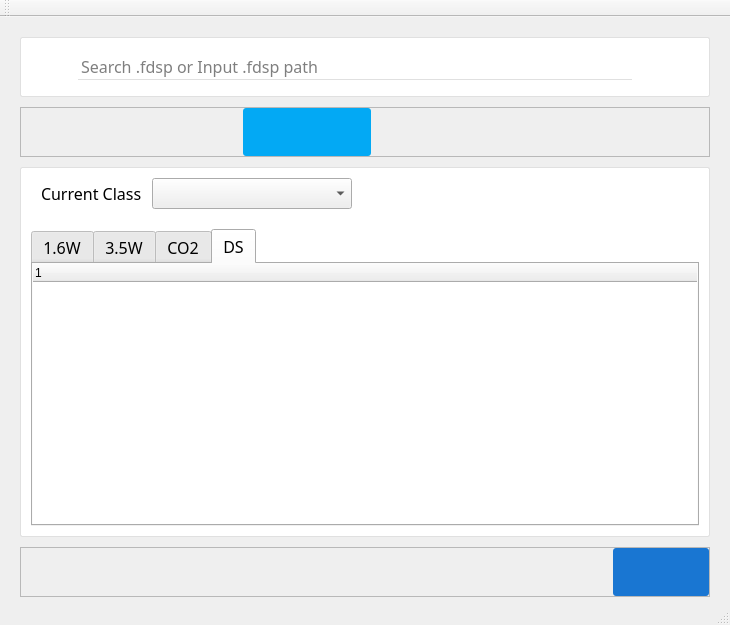
<?xml version="1.0" encoding="UTF-8"?>
<ui version="4.0">
 <class>MainWindow</class>
 <widget class="QMainWindow" name="MainWindow">
  <property name="geometry">
   <rect>
    <x>0</x>
    <y>0</y>
    <width>730</width>
    <height>625</height>
   </rect>
  </property>
  <property name="sizePolicy">
   <sizepolicy hsizetype="Maximum" vsizetype="Preferred">
    <horstretch>0</horstretch>
    <verstretch>0</verstretch>
   </sizepolicy>
  </property>
  <property name="maximumSize">
   <size>
    <width>730</width>
    <height>16777215</height>
   </size>
  </property>
  <property name="font">
   <font>
    <family>Yu Gothic</family>
    <pointsize>12</pointsize>
   </font>
  </property>
  <property name="windowTitle">
   <string>MainWindow</string>
  </property>
  <widget class="QWidget" name="centralWidget">
   <layout class="QVBoxLayout" name="verticalLayout">
    <property name="spacing">
     <number>10</number>
    </property>
    <property name="leftMargin">
     <number>20</number>
    </property>
    <property name="topMargin">
     <number>20</number>
    </property>
    <property name="rightMargin">
     <number>20</number>
    </property>
    <property name="bottomMargin">
     <number>0</number>
    </property>
    <item>
     <widget class="QFrame" name="frame_2">
      <property name="sizePolicy">
       <sizepolicy hsizetype="Preferred" vsizetype="Fixed">
        <horstretch>0</horstretch>
        <verstretch>0</verstretch>
       </sizepolicy>
      </property>
      <property name="font">
       <font>
        <pointsize>12</pointsize>
       </font>
      </property>
      <property name="styleSheet">
       <string notr="true">#frame_2{
background-color:#fff;
border-radius:2px;
border-color:#e0e0e0;
border-style:solid;
border-width:1px;
}</string>
      </property>
      <property name="frameShape">
       <enum>QFrame::StyledPanel</enum>
      </property>
      <property name="frameShadow">
       <enum>QFrame::Raised</enum>
      </property>
      <layout class="QHBoxLayout" name="horizontalLayout_2">
       <item>
        <widget class="CustomPushButton" name="FindLibraryButton">
         <property name="sizePolicy">
          <sizepolicy hsizetype="Fixed" vsizetype="Fixed">
           <horstretch>0</horstretch>
           <verstretch>0</verstretch>
          </sizepolicy>
         </property>
         <property name="minimumSize">
          <size>
           <width>36</width>
           <height>36</height>
          </size>
         </property>
         <property name="toolTip">
          <string>Search Preset File</string>
         </property>
         <property name="styleSheet">
          <string notr="true">QPushButton:hover
{
	background-color:#cdcdcd;
	border-radius:3px;
}

QPushButton:pressed
{
	background-color:#c0c0c0;
	border-radius:3px;
}</string>
         </property>
         <property name="text">
          <string/>
         </property>
         <property name="icon">
          <iconset resource="../../../rc.qrc">
           <normaloff>:/uiIcon/src/ui/resource/icon/search.png</normaloff>:/uiIcon/src/ui/resource/icon/search.png</iconset>
         </property>
         <property name="iconSize">
          <size>
           <width>24</width>
           <height>24</height>
          </size>
         </property>
         <property name="flat">
          <bool>true</bool>
         </property>
        </widget>
       </item>
       <item>
        <widget class="QLineEdit" name="LibraryPath">
         <property name="font">
          <font>
           <family>Yu Gothic</family>
           <pointsize>12</pointsize>
          </font>
         </property>
         <property name="styleSheet">
          <string notr="true">background-color: transparent;
border: 1px solid transparent;
border-bottom-color:#E0E0E0;
border-radius:0px;</string>
         </property>
         <property name="placeholderText">
          <string>Search .fdsp or Input .fdsp path </string>
         </property>
        </widget>
       </item>
       <item>
        <spacer name="horizontalSpacer_2">
         <property name="orientation">
          <enum>Qt::Horizontal</enum>
         </property>
         <property name="sizeType">
          <enum>QSizePolicy::Fixed</enum>
         </property>
         <property name="sizeHint" stdset="0">
          <size>
           <width>20</width>
           <height>20</height>
          </size>
         </property>
        </spacer>
       </item>
       <item>
        <widget class="CustomPushButton" name="LoadLibraryButton">
         <property name="sizePolicy">
          <sizepolicy hsizetype="Fixed" vsizetype="Fixed">
           <horstretch>0</horstretch>
           <verstretch>0</verstretch>
          </sizepolicy>
         </property>
         <property name="minimumSize">
          <size>
           <width>36</width>
           <height>36</height>
          </size>
         </property>
         <property name="toolTip">
          <string>Open Preset File</string>
         </property>
         <property name="styleSheet">
          <string notr="true">QPushButton:hover
{
	background-color:#cdcdcd;
	border-radius:3px;
}

QPushButton:pressed
{
	background-color:#c0c0c0;
	border-radius:3px;
}</string>
         </property>
         <property name="text">
          <string/>
         </property>
         <property name="icon">
          <iconset resource="../../../rc.qrc">
           <normaloff>:/uiIcon/src/ui/resource/icon/ic_import_contacts_black_24dp.png</normaloff>:/uiIcon/src/ui/resource/icon/ic_import_contacts_black_24dp.png</iconset>
         </property>
         <property name="iconSize">
          <size>
           <width>24</width>
           <height>24</height>
          </size>
         </property>
         <property name="flat">
          <bool>true</bool>
         </property>
        </widget>
       </item>
      </layout>
     </widget>
    </item>
    <item>
     <widget class="QFrame" name="frame_10">
      <property name="frameShape">
       <enum>QFrame::StyledPanel</enum>
      </property>
      <property name="frameShadow">
       <enum>QFrame::Raised</enum>
      </property>
      <layout class="QHBoxLayout" name="horizontalLayout_10">
       <property name="spacing">
        <number>0</number>
       </property>
       <property name="leftMargin">
        <number>0</number>
       </property>
       <property name="topMargin">
        <number>0</number>
       </property>
       <property name="rightMargin">
        <number>0</number>
       </property>
       <property name="bottomMargin">
        <number>0</number>
       </property>
       <item>
        <spacer name="horizontalSpacer_6">
         <property name="orientation">
          <enum>Qt::Horizontal</enum>
         </property>
         <property name="sizeHint" stdset="0">
          <size>
           <width>40</width>
           <height>20</height>
          </size>
         </property>
        </spacer>
       </item>
       <item>
        <widget class="CustomPushButton" name="AddPresetButton">
         <property name="sizePolicy">
          <sizepolicy hsizetype="Fixed" vsizetype="Fixed">
           <horstretch>0</horstretch>
           <verstretch>0</verstretch>
          </sizepolicy>
         </property>
         <property name="minimumSize">
          <size>
           <width>128</width>
           <height>48</height>
          </size>
         </property>
         <property name="toolTip">
          <string>Apply Preset Data</string>
         </property>
         <property name="styleSheet">
          <string notr="true">QPushButton
{
	background-color:#03A9F4;
	border-width:1px;
	border-radius:3px;
	color:white;
}
QPushButton:hover
{
	background-color:#1ab2f6;
	border-width:1px;
	border-radius:3px;
	color:white;
}
QPushButton:pressed
{
	background-color:#27b7f9;
	border-width:1px;
	border-radius:3px;
	color:white;
}
QPushButton:disabled
{
background-color:silver;
}</string>
         </property>
         <property name="text">
          <string/>
         </property>
         <property name="icon">
          <iconset resource="../../../rc.qrc">
           <normaloff>:/uiIcon/src/ui/resource/icon/ic_add_white_24dp.png</normaloff>:/uiIcon/src/ui/resource/icon/ic_add_white_24dp.png</iconset>
         </property>
         <property name="iconSize">
          <size>
           <width>36</width>
           <height>36</height>
          </size>
         </property>
         <property name="flat">
          <bool>true</bool>
         </property>
        </widget>
       </item>
       <item>
        <spacer name="horizontalSpacer_5">
         <property name="orientation">
          <enum>Qt::Horizontal</enum>
         </property>
         <property name="sizeType">
          <enum>QSizePolicy::Fixed</enum>
         </property>
         <property name="sizeHint" stdset="0">
          <size>
           <width>20</width>
           <height>20</height>
          </size>
         </property>
        </spacer>
       </item>
       <item>
        <widget class="CustomPushButton" name="RemoveButton">
         <property name="sizePolicy">
          <sizepolicy hsizetype="Fixed" vsizetype="Fixed">
           <horstretch>0</horstretch>
           <verstretch>0</verstretch>
          </sizepolicy>
         </property>
         <property name="minimumSize">
          <size>
           <width>96</width>
           <height>48</height>
          </size>
         </property>
         <property name="toolTip">
          <string>Remove Preset Data</string>
         </property>
         <property name="styleSheet">
          <string notr="true">QPushButton:hover
{
	background-color:#cdcdcd;
	border-radius:3px;
}

QPushButton:pressed
{
	background-color:#c0c0c0;
	border-radius:3px;
}</string>
         </property>
         <property name="text">
          <string/>
         </property>
         <property name="icon">
          <iconset resource="../../../rc.qrc">
           <normaloff>:/uiIcon/src/ui/resource/icon/ic_delete_black_24dp.png</normaloff>:/uiIcon/src/ui/resource/icon/ic_delete_black_24dp.png</iconset>
         </property>
         <property name="iconSize">
          <size>
           <width>36</width>
           <height>36</height>
          </size>
         </property>
         <property name="flat">
          <bool>true</bool>
         </property>
        </widget>
       </item>
       <item>
        <spacer name="horizontalSpacer_7">
         <property name="orientation">
          <enum>Qt::Horizontal</enum>
         </property>
         <property name="sizeHint" stdset="0">
          <size>
           <width>40</width>
           <height>20</height>
          </size>
         </property>
        </spacer>
       </item>
      </layout>
     </widget>
    </item>
    <item>
     <widget class="QFrame" name="frame_3">
      <property name="font">
       <font>
        <family>Yu Gothic</family>
        <pointsize>12</pointsize>
       </font>
      </property>
      <property name="styleSheet">
       <string notr="true">#frame_3{
background-color:#fff;
border-radius:2px;
border-color:#e0e0e0;
border-style:solid;
border-width:1px;
}</string>
      </property>
      <property name="frameShape">
       <enum>QFrame::StyledPanel</enum>
      </property>
      <property name="frameShadow">
       <enum>QFrame::Raised</enum>
      </property>
      <layout class="QVBoxLayout" name="verticalLayout_3">
       <property name="spacing">
        <number>10</number>
       </property>
       <property name="leftMargin">
        <number>10</number>
       </property>
       <property name="topMargin">
        <number>10</number>
       </property>
       <property name="rightMargin">
        <number>10</number>
       </property>
       <property name="bottomMargin">
        <number>10</number>
       </property>
       <item>
        <widget class="QFrame" name="frame_7">
         <property name="font">
          <font>
           <family>Yu Gothic</family>
           <pointsize>12</pointsize>
          </font>
         </property>
         <property name="frameShape">
          <enum>QFrame::NoFrame</enum>
         </property>
         <property name="frameShadow">
          <enum>QFrame::Raised</enum>
         </property>
         <layout class="QHBoxLayout" name="horizontalLayout_5">
          <property name="spacing">
           <number>10</number>
          </property>
          <property name="leftMargin">
           <number>10</number>
          </property>
          <property name="topMargin">
           <number>0</number>
          </property>
          <property name="rightMargin">
           <number>0</number>
          </property>
          <property name="bottomMargin">
           <number>10</number>
          </property>
          <item>
           <widget class="QLabel" name="CurrentClassLabel">
            <property name="font">
             <font>
              <family>Yu Gothic</family>
              <pointsize>12</pointsize>
             </font>
            </property>
            <property name="frameShadow">
             <enum>QFrame::Plain</enum>
            </property>
            <property name="text">
             <string>Current Class</string>
            </property>
           </widget>
          </item>
          <item>
           <widget class="QComboBox" name="ClassCombo">
            <property name="sizePolicy">
             <sizepolicy hsizetype="Fixed" vsizetype="Fixed">
              <horstretch>0</horstretch>
              <verstretch>0</verstretch>
             </sizepolicy>
            </property>
            <property name="minimumSize">
             <size>
              <width>200</width>
              <height>0</height>
             </size>
            </property>
            <property name="font">
             <font>
              <family>Yu Gothic</family>
              <pointsize>12</pointsize>
             </font>
            </property>
            <property name="currentIndex">
             <number>-1</number>
            </property>
            <property name="maxVisibleItems">
             <number>20</number>
            </property>
           </widget>
          </item>
          <item>
           <spacer name="horizontalSpacer_3">
            <property name="orientation">
             <enum>Qt::Horizontal</enum>
            </property>
            <property name="sizeHint" stdset="0">
             <size>
              <width>40</width>
              <height>20</height>
             </size>
            </property>
           </spacer>
          </item>
         </layout>
        </widget>
       </item>
       <item>
        <widget class="QTabWidget" name="LaserTypeTabs">
         <property name="font">
          <font>
           <family>Yu Gothic</family>
           <pointsize>12</pointsize>
          </font>
         </property>
         <property name="currentIndex">
          <number>3</number>
         </property>
         <widget class="QWidget" name="Laser1_5WTab">
          <property name="sizePolicy">
           <sizepolicy hsizetype="Expanding" vsizetype="Expanding">
            <horstretch>0</horstretch>
            <verstretch>0</verstretch>
           </sizepolicy>
          </property>
          <attribute name="title">
           <string>1.6W</string>
          </attribute>
          <layout class="QHBoxLayout" name="horizontalLayout">
           <property name="spacing">
            <number>0</number>
           </property>
           <property name="leftMargin">
            <number>0</number>
           </property>
           <property name="topMargin">
            <number>0</number>
           </property>
           <property name="rightMargin">
            <number>0</number>
           </property>
           <property name="bottomMargin">
            <number>0</number>
           </property>
           <item>
            <widget class="CustomTreeWidget" name="TreeWidget1_5W">
             <property name="frameShape">
              <enum>QFrame::NoFrame</enum>
             </property>
             <property name="frameShadow">
              <enum>QFrame::Plain</enum>
             </property>
             <column>
              <property name="text">
               <string notr="true">1</string>
              </property>
             </column>
            </widget>
           </item>
          </layout>
         </widget>
         <widget class="QWidget" name="Laset3_5WTab">
          <property name="sizePolicy">
           <sizepolicy hsizetype="Expanding" vsizetype="Expanding">
            <horstretch>0</horstretch>
            <verstretch>0</verstretch>
           </sizepolicy>
          </property>
          <attribute name="title">
           <string>3.5W</string>
          </attribute>
          <layout class="QHBoxLayout" name="horizontalLayout_3">
           <property name="spacing">
            <number>0</number>
           </property>
           <property name="leftMargin">
            <number>0</number>
           </property>
           <property name="topMargin">
            <number>0</number>
           </property>
           <property name="rightMargin">
            <number>0</number>
           </property>
           <property name="bottomMargin">
            <number>0</number>
           </property>
           <item>
            <widget class="CustomTreeWidget" name="TreeWidget3_5W">
             <property name="frameShape">
              <enum>QFrame::NoFrame</enum>
             </property>
             <property name="frameShadow">
              <enum>QFrame::Plain</enum>
             </property>
             <column>
              <property name="text">
               <string notr="true">1</string>
              </property>
             </column>
            </widget>
           </item>
          </layout>
         </widget>
         <widget class="QWidget" name="LasetCO2Tab">
          <attribute name="title">
           <string>CO2</string>
          </attribute>
          <layout class="QHBoxLayout" name="horizontalLayout_7">
           <property name="spacing">
            <number>0</number>
           </property>
           <property name="leftMargin">
            <number>0</number>
           </property>
           <property name="topMargin">
            <number>0</number>
           </property>
           <property name="rightMargin">
            <number>0</number>
           </property>
           <property name="bottomMargin">
            <number>0</number>
           </property>
           <item>
            <widget class="CustomTreeWidget" name="TreeWidgetCO2">
             <property name="frameShape">
              <enum>QFrame::NoFrame</enum>
             </property>
             <property name="frameShadow">
              <enum>QFrame::Plain</enum>
             </property>
             <column>
              <property name="text">
               <string notr="true">1</string>
              </property>
             </column>
            </widget>
           </item>
          </layout>
         </widget>
         <widget class="QWidget" name="LaserDSTab">
          <attribute name="title">
           <string>DS</string>
          </attribute>
          <layout class="QHBoxLayout" name="horizontalLayout_4">
           <property name="spacing">
            <number>0</number>
           </property>
           <property name="leftMargin">
            <number>0</number>
           </property>
           <property name="topMargin">
            <number>0</number>
           </property>
           <property name="rightMargin">
            <number>0</number>
           </property>
           <property name="bottomMargin">
            <number>0</number>
           </property>
           <item>
            <widget class="CustomTreeWidget" name="TreeWidgetDS">
             <property name="frameShape">
              <enum>QFrame::NoFrame</enum>
             </property>
             <property name="frameShadow">
              <enum>QFrame::Plain</enum>
             </property>
             <column>
              <property name="text">
               <string notr="true">1</string>
              </property>
             </column>
            </widget>
           </item>
          </layout>
         </widget>
        </widget>
       </item>
      </layout>
     </widget>
    </item>
    <item>
     <widget class="QFrame" name="frame_6">
      <property name="frameShape">
       <enum>QFrame::StyledPanel</enum>
      </property>
      <property name="frameShadow">
       <enum>QFrame::Raised</enum>
      </property>
      <layout class="QHBoxLayout" name="horizontalLayout_6">
       <property name="spacing">
        <number>0</number>
       </property>
       <property name="leftMargin">
        <number>0</number>
       </property>
       <property name="topMargin">
        <number>0</number>
       </property>
       <property name="rightMargin">
        <number>0</number>
       </property>
       <property name="bottomMargin">
        <number>0</number>
       </property>
       <item>
        <spacer name="horizontalSpacer">
         <property name="orientation">
          <enum>Qt::Horizontal</enum>
         </property>
         <property name="sizeHint" stdset="0">
          <size>
           <width>40</width>
           <height>20</height>
          </size>
         </property>
        </spacer>
       </item>
       <item>
        <widget class="CustomPushButton" name="FinishEdit">
         <property name="minimumSize">
          <size>
           <width>96</width>
           <height>48</height>
          </size>
         </property>
         <property name="toolTip">
          <string>Edit Finish</string>
         </property>
         <property name="styleSheet">
          <string notr="true">QPushButton
{
	background-color:#1976D2;
	border-width:1px;
	border-radius:3px;
	color:white;
}
QPushButton:hover
{
	background-color:#176CBF;
	border-width:1px;
	border-radius:3px;
	color:white;
}
QPushButton:pressed
{
	background-color:#1565B3;
	border-width:1px;
	border-radius:3px;
	color:white;
}
QPushButton:disabled
{
background-color:silver;
}</string>
         </property>
         <property name="text">
          <string/>
         </property>
         <property name="icon">
          <iconset resource="../../../rc.qrc">
           <normaloff>:/uiIcon/src/ui/resource/icon/ic_save_white_24dp.png</normaloff>:/uiIcon/src/ui/resource/icon/ic_save_white_24dp.png</iconset>
         </property>
         <property name="iconSize">
          <size>
           <width>36</width>
           <height>36</height>
          </size>
         </property>
         <property name="flat">
          <bool>true</bool>
         </property>
        </widget>
       </item>
      </layout>
     </widget>
    </item>
   </layout>
  </widget>
  <widget class="QMenuBar" name="menuBar">
   <property name="geometry">
    <rect>
     <x>0</x>
     <y>0</y>
     <width>730</width>
     <height>21</height>
    </rect>
   </property>
  </widget>
  <widget class="QToolBar" name="mainToolBar">
   <attribute name="toolBarArea">
    <enum>TopToolBarArea</enum>
   </attribute>
   <attribute name="toolBarBreak">
    <bool>false</bool>
   </attribute>
  </widget>
  <widget class="QStatusBar" name="statusBar"/>
 </widget>
 <layoutdefault spacing="6" margin="11"/>
 <customwidgets>
  <customwidget>
   <class>CustomPushButton</class>
   <extends>QPushButton</extends>
   <header>ui/widget/customPushButton.h</header>
  </customwidget>
  <customwidget>
   <class>CustomTreeWidget</class>
   <extends>QTreeWidget</extends>
   <header>customTreeWidget.h</header>
  </customwidget>
 </customwidgets>
 <resources>
  <include location="../../../rc.qrc"/>
 </resources>
 <connections/>
</ui>
